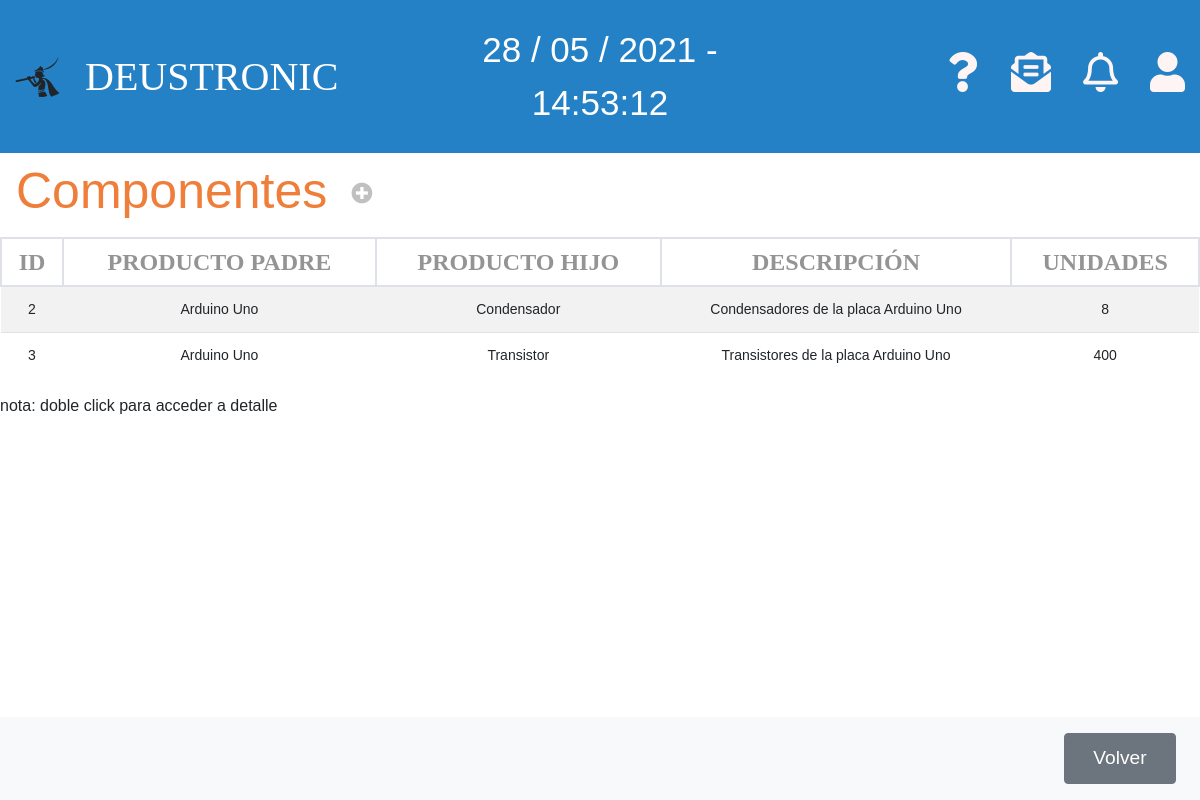
/appEntrega/componentes/, run on the app's committed database.
### appEntrega/models.py (models this page shows, shortened)
class Componente(models.Model):
    componente_producto_padre = models.ForeignKey(Producto, related_name='producto_padre', null=False,
                                                  on_delete=models.CASCADE,
                                                  default=0)
    componente_producto = models.ForeignKey(Producto, related_name='producto', null=False, on_delete=models.CASCADE,
                                            default=0)
    componente_unidades = models.PositiveIntegerField(default=1)
    componente_descripcion = models.CharField(max_length=250)

class Producto(models.Model):
    producto_referencia = models.CharField(max_length=13, primary_key=True)
    producto_nombre = models.CharField(max_length=50)
    producto_descripcion = models.CharField(max_length=250)
    producto_categoria = models.CharField(max_length=50)
    producto_precio = models.DecimalField(max_digits=10, decimal_places=2, default=0)
    producto_pdf = models.FileField(blank=True,null=True)

### appEntrega/views.py (the view)
# urls.py: path('componentes/', ComponenteListView.as_view(), name='listaComponente'),
class ComponenteListView(ListView):
    model = Componente
    template_name = 'listaComponentes.html'
    context_object_name = 'lista_componentes'

### appEntrega/templates/listaComponentes.html
{% extends 'base.html' %}
{% block content %}
<div class="">
    <nav class="navbar navbar-light table-navbar">
        <h2 class="orange-color">Componentes</h2>
        <ul class="navbar-nav mr-auto flex-row">
            <li class="nav-item m-0 ml-3">
                <i class="fas fa-plus-circle fa-lg c-grey"
                    onclick="location.href='http://127.0.0.1:8000/appEntrega/componentes/nuevo/'"></i>
            </li>
        </ul>
    </nav>
</div>
<div class="row">
    <div class="col-md-12">
        <table class="table-deustronic table table-striped table-hover">
            <thead>
                <tr>
                    <th>ID</th>
                    <th>PRODUCTO PADRE</th>
                    <th>PRODUCTO HIJO</th>
                    <th>DESCRIPCIÓN</th>
                    <th>UNIDADES</th>
                </tr>
            </thead>
            <tbody>
                {% if lista_componentes %}
                {% for comp in lista_componentes %}
                <tr ondblclick="location.href='http://127.0.0.1:8000/appEntrega/componentes/{{comp.pk}}/editar'">
                    <td>{{comp.pk}}</td>
                    <td>{{comp.componente_producto_padre.producto_nombre}}</td>
                    <td>{{comp.componente_producto.producto_nombre}}</td>
                    <td>{{comp.componente_descripcion}}</td>
                    <td>{{comp.componente_unidades}}</td>
                </tr>
                {% endfor %}
                {% else %}
                <tr>
                    <td colspan="5">
                        <p>No existen Componentes</p>
                    </td>
                </tr>
                {% endif %}
            </tbody>
        </table>
        <p>nota: doble click para acceder a detalle</p>
    </div>
</div>
<nav class="navbar navbar-light bg-light fixed-bottom">
    <div class="form-inline ml-auto">
        <button onclick="location.href='http://127.0.0.1:8000/appEntrega'" class="btn boton-nav btn-secondary m-2"
            type="button">Volver</button>
    </div>
</nav>
{% endblock %}

### appEntrega/static/style/styles.css (style rules this page uses)
.orange-color, .orange-color:hover { color: rgb(239, 126, 58) !important; font-weight: 100 !important; }
* { font-family: 'FiraSans-Regular', sans-serif; }
html { overflow-x: hidden; overflow-y: overlay; }
html, body { height: 100%; }
body { margin: 0; }
i { cursor: pointer !important; }
ul { padding: 0 !important; }

### appEntrega/static/style/table.css (style rules this page uses)
table { overflow: scroll; }
table td { vertical-align: middle !important; }
.table-deustronic th { color: #949494; font-weight: bold; font-size: 1.5rem; padding: 5px 10px; border: 2px solid #dee2e6; font-family: FiraSans-Regular, Calibri, Verdana; text-align: center !important; }
.table-deustronic td { font-size: 14px; padding: auto; text-align: center !important; cursor: pointer !important; }
.table-navbar { position: sticky; z-index: 1; top: 0; width: 100%; }

### appEntrega/static/style/productos.css (style rules this page uses)
.navbar-nav .nav-item { padding: 0 .5rem; }
.c-grey { color: silver !important; }
.boton-nav { width: 7rem; height: 3.2rem !important; color: white !important; font-weight: 400; font-size: 1.2rem; text-decoration: none; outline-style: none; }

### appEntrega/static/style/header.css (style rules this page uses)
h2 { padding: 0px; color: #1c3d79; font-size: 50px; font-family: 'Franklin Gothic Medium', 'Arial Narrow', Arial, sans-serif }
li { list-style: none; margin-right: 2rem; }
li:last-of-type { margin-right: 0; }
ul { margin: 0 !important; }

### appEntrega/static/style/modal.css (style rules this page uses)
:root { --lightgray: #efefef; --blue: steelblue; --white: #fff; --black: rgba(0, 0, 0, 0.92); }
* { padding: 0; margin: 0; }

### appEntrega/static/style/settings.css (style rules this page uses)
:root { --font-size: 1; }
body { font-size: calc(var(--font-size) * 1em); }

### data on the page
Componente: pk "2", componente_producto_padre.producto_nombre "Arduino Uno", componente_producto.producto_nombre "Condensador", componente_descripcion "Condensadores de la placa Arduino Uno", componente_unidades "8"
Componente: pk "3", componente_producto_padre.producto_nombre "Arduino Uno", componente_producto.producto_nombre "Transistor", componente_descripcion "Transistores de la placa Arduino Uno", componente_unidades "400"
